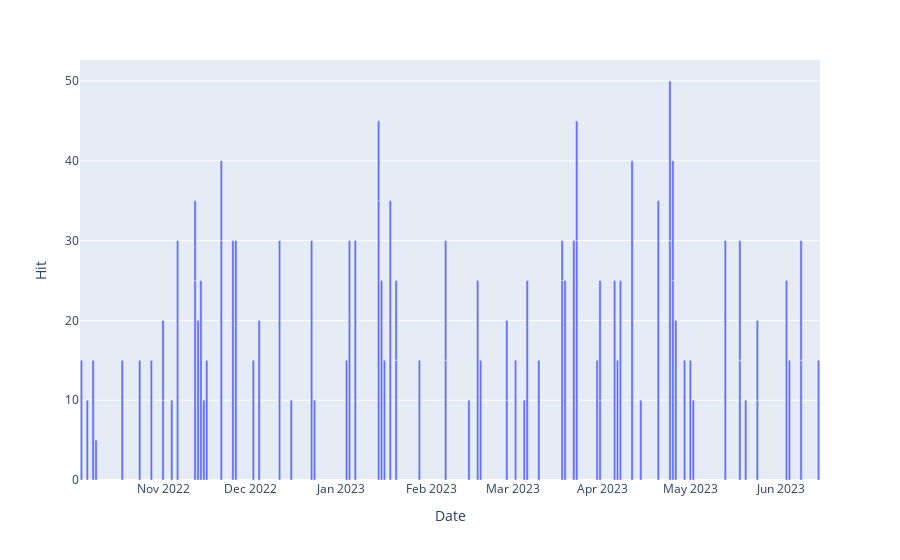

Write notebook code for a chart like this one.
### Markdown cell above
## 2. Result

### Code cell
fig = px.bar(x_hi, x='Date', y='Hit')
fig.show()
